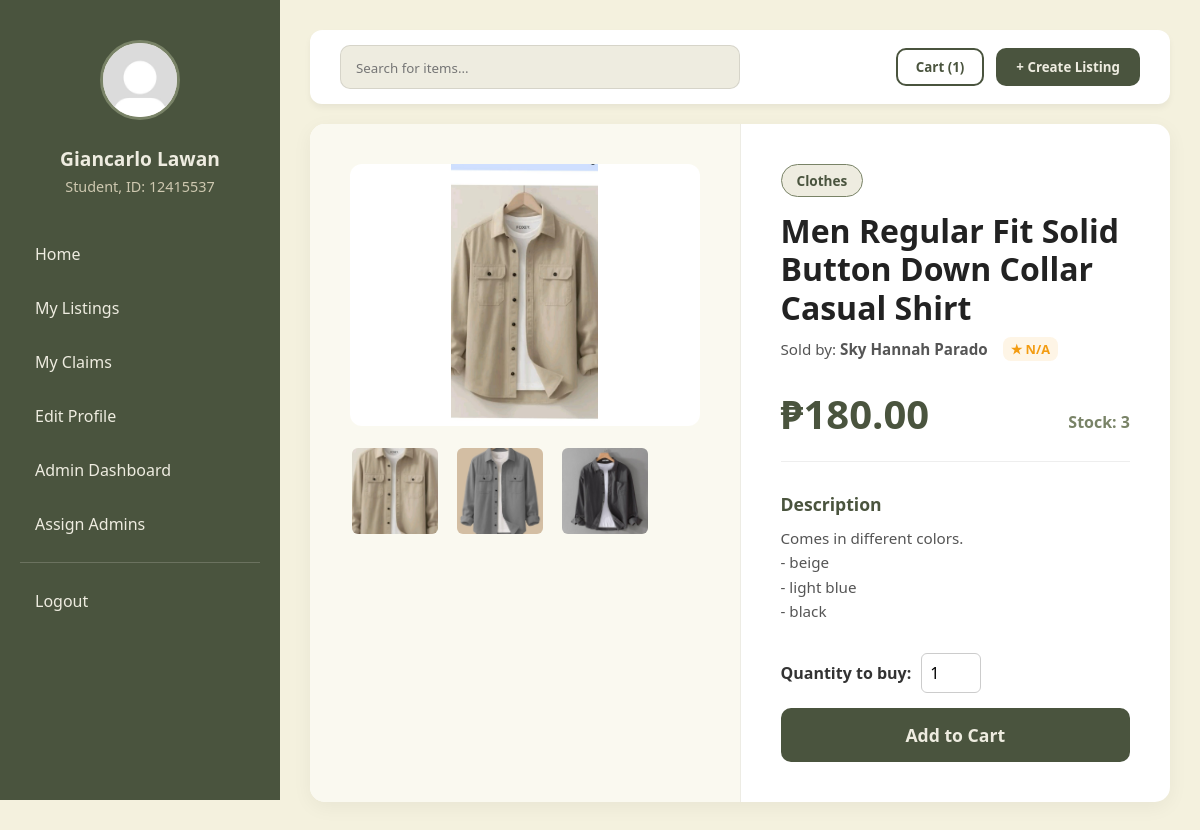
The app's page /viewitem.php?listing_id=2 (signed in) with its own data.
### tables this page shows
CREATE TABLE `listings` (
  `listing_id` int NOT NULL,
  `seller_id` int NOT NULL,
  `product_name` varchar(150) NOT NULL,
  `description` text NOT NULL,
  `price` decimal(10,2) NOT NULL,
  `quantity` int NOT NULL DEFAULT '1',
  `category1_id` int NOT NULL,
  `category2_id` int DEFAULT NULL,
  `category3_id` int DEFAULT NULL,
  `status` enum('Available','Reserved','Sold') DEFAULT 'Available',
  `is_removed` tinyint(1) DEFAULT '0',
  `created_at` timestamp NULL DEFAULT CURRENT_TIMESTAMP,
  `updated_at` timestamp NULL DEFAULT CURRENT_TIMESTAMP ON UPDATE CURRENT_TIMESTAMP
);

### viewitem.php (the view, shortened to what this page needs)
<?php
require 'db.php';
$user_id = $_SESSION['user_id'];
$dlsu_id_number = $_SESSION['dlsu_id_number'];
$first_name = $_SESSION['first_name'];
$last_name = $_SESSION['last_name'];
$full_name = trim($first_name . " " . $last_name);
$role = $_SESSION['role'];
$profile_pic = "profile_pictures/" . $_SESSION['profile_picture'];
$admin_role_id = intval($_SESSION['admin_role_id']);
$listing_id = intval($_GET['listing_id']);
$cart_count_query = "SELECT COUNT(*) AS count
                     FROM cart
                     WHERE buyer_id = ?";
$stmt = $conn->prepare($cart_count_query);
$stmt->bind_param("i", $user_id);
$stmt->execute();
$cart_count_result = $stmt->get_result();
$cart_count = 0;
if ($cart_count_result->num_rows > 0) {
    $count_row = $cart_count_result->fetch_assoc();
    $cart_count = $count_row['count'];
}
$item_query = "SELECT c1.category_name AS cat1, c2.category_name AS cat2, c3.category_name AS cat3,
                      CONCAT(u.first_name, ' ', u.last_name) AS seller_name, IFNULL(ROUND(AVG(r.rating_value), 1), 0) AS avg_rating,
                      l.listing_id, l.seller_id, l.product_name, l.price, l.quantity, l.description, l.status
                FROM listings l
                LEFT JOIN users u ON u.user_id = l.seller_id
                LEFT JOIN ratings r ON r.rated_user_id = u.user_id
                LEFT JOIN categories c1 ON c1.category_id = l.category1_id
                LEFT JOIN categories c2 ON c2.category_id = l.category2_id
                LEFT JOIN categories c3 ON c3.category_id = l.category3_id
                WHERE l.listing_id = ?
                GROUP BY l.listing_id";
$stmt = $conn->prepare($item_query);
$stmt->bind_param("i", $listing_id);
$stmt->execute();
$item_result = $stmt->get_result();
$item = $item_result->fetch_assoc();
$profile_pictures = [];
$image_query = "SELECT image_path
                FROM listing_images
                WHERE listing_id = ?";
$stmt = $conn->prepare($image_query);
$stmt->bind_param("i", $listing_id);
$stmt->execute();
$image_result = $stmt->get_result();
if ($image_result->num_rows > 0) {
    while ($img_row = $image_result->fetch_assoc()) {
        $profile_pictures[] = $img_row['image_path'];
    }
}
$main_image = !empty($profile_pictures) ? $profile_pictures[0] : null;
$categories = [];
if (!empty($item['cat1'])) $categories[] = $item['cat1'];
?>
<!DOCTYPE html>
<html lang="en">
<head>
    <link rel="stylesheet" href="stylesheets/home.css" />
    <link rel="stylesheet" href="stylesheets/viewitem.css" />
</head>
<body>
    <div class="dashboard-container">
        <aside class="sidebar">
            <div class="user-profile-section">
                <img src="<?php echo $profile_pic; ?>" alt="Profile" class="nav-logo">
                <div class="user-info-display">
                    <h2 class="user-name"><?php echo $full_name; ?></h2>
                    <p class="user-id"><?php echo "$role, ID: $dlsu_id_number"; ?></p>
                </div>
            </div>
            <nav class="nav-menu">
                <a href="home.php">Home</a>
                <a href="mylistings.php">My Listings</a>
                <a href="myclaims.php">My Claims</a>
                <a href="editprofile.php">Edit Profile</a>
                <?php if ($admin_role_id === 1 || $admin_role_id === 2): ?>
                    <a href="#">Admin Dashboard</a>
                <?php endif; ?>
                <?php if ($admin_role_id === 1): ?>
                    <a href="#">Assign Admins</a>
                <?php endif; ?>
                <hr class="nav-divider">
                <a href="logout.php" class="logout-link">Logout</a>
            </nav>
        </aside>
        <main class="main-content">
            <header class="top-bar" style="margin-bottom: 20px;">
                <form action="viewitem.php?listing_id=<?php echo $listing_id; ?>" method="POST" class="top-bar-form">
                    <div class="search-wrapper">
                        <input type="text" placeholder="Search for items...">
                    </div>
                    <div class="header-actions">
                        <button type="submit" class="cart-btn" name="action" value="viewcart">Cart (<?php echo $cart_count; ?>)</button>
                        <button type="submit" class="create-listing-btn" name="action" value="createlisting">+ Create Listing</button>
                    </div>
                </form>
            </header>
            <div class="item-container">
                <div class="image-section">
                    <div class="main-image-box">
                        <?php if (!empty($main_image)): ?>
                            <img src="<?php echo $main_image; ?>" alt="Main Product Image" class="main-img" id="mainImage">
                        <?php else: ?>
                            <div class="no-image-large">No Image Available</div>
                        <?php endif; ?>
                    </div>
                    <?php if (!empty($profile_pictures)): ?>
                        <div class="thumbnail-row">
                            <?php foreach ($profile_pictures as $img): ?>
                                <img src="<?php echo $img; ?>" alt="Thumbnail" class="thumbnail" onclick="document.getElementById('mainImage').src=this.src;">
                            <?php endforeach; ?>
                        </div>
                    <?php endif; ?>
                </div>
                <div class="details-section">
                    <div class="category-wrapper">
                        <?php foreach ($categories as $cat): ?>
                            <span class="category-badge"><?php echo $cat; ?></span>
                        <?php endforeach; ?>
                    </div>
                    <h1 class="product-title"><?php echo $item['product_name']; ?></h1>
                    <div class="seller-info">
                        <span>Sold by: <strong><?php echo $item['seller_name']; ?></strong></span>
                        <?php if ($item['avg_rating'] > 0): ?>
                            <span class="seller-rating">★ <?php echo number_format($item['avg_rating'], 1); ?></span>
                        <?php else: ?>
                            <span class="seller-rating">★ N/A</span>
                        <?php endif; ?>
                    </div>
                    <div class="price-box">
                        <h2 class="price">₱<?php echo number_format($item['price'], 2); ?></h2>
                        <span class="stock">Stock: <?php echo intval($item['quantity']); ?></span>
                    </div>
                    <div class="description-box">
                        <h3>Description</h3>
                        <p><?php echo nl2br($item['description']); ?></p>
                    </div>
                    <?php if ($item['seller_id'] == $user_id): ?>
                        <div style="background: #e8e6d9; color: #4a543e; padding: 15px; border-radius: 10px; text-align: center; font-weight: bold; border: 1px dashed #798367;">
                            This is your own listing!
                        </div>
                    <?php else: ?>
                        <form action="cart_action.php" method="POST" class="purchase-form">
                            <div class="qty-input">
                                <label for="buy_qty">Quantity to buy:</label>
                                <input type="number" id="buy_qty" name="buy_qty" min="1" max="<?php echo intval($item['quantity']); ?>" value="1" required>
                            </div>
                            <button type="submit" class="add-cart-btn">Add to Cart</button>
                        </form>
                    <?php endif; ?>
                </div>
            </div>
        </main>
    </div>
</body>
</html>

### stylesheets/home.css (style rules this page uses)
* { box-sizing: border-box; margin: 0; padding: 0; font-family: "Segoe UI", Tahoma, Geneva, Verdana, sans-serif; }
body { background-color: #f4f1de; color: #333; }
.dashboard-container { display: flex; min-height: 100vh; }
.sidebar { width: 280px; background-color: #4a543e; color: #eeece0; padding: 40px 20px; position: fixed; height: 100vh; display: flex; flex-direction: column; }
.user-profile-section { text-align: center; margin-bottom: 35px; }
.nav-logo { width: 80px; height: 80px; border-radius: 50%; border: 3px solid #798367; margin-bottom: 15px; object-fit: cover; background-color: #eeece0; }
.user-name { font-size: 1.2rem; margin: 5px 0; color: #eeece0; }
.user-id { font-size: 0.9rem; color: #cec8b0; font-weight: 400; }
.nav-menu a { color: #eeece0; text-decoration: none; padding: 12px 15px; display: block; border-radius: 8px; margin-bottom: 8px; transition: 0.2s; }
.nav-divider { border: 0; border-top: 1px solid rgba(238, 236, 224, 0.2); margin: 15px 0; }
.main-content { margin-left: 280px; flex: 1; padding: 30px; }
.top-bar { display: flex; justify-content: space-between; align-items: center; padding: 15px 30px; background: #fff; border-radius: 12px; box-shadow: 0 4px 6px rgba(0, 0, 0, 0.05); margin-bottom: 30px; }
.search-wrapper { background: #eeece0; padding: 10px 15px; border-radius: 10px; width: 50%; border: 1px solid rgba(0, 0, 0, 0.1); }
.search-wrapper input { border: none; background: transparent; width: 100%; outline: none; color: #333; }
.header-actions { display: flex; gap: 12px; }
.cart-btn { background: transparent; border: 2px solid #4a543e; color: #4a543e; padding: 8px 18px; border-radius: 10px; font-weight: 600; cursor: pointer; transition: 0.3s; }
.create-listing-btn { background: #4a543e; color: #eeece0; border: none; padding: 10px 20px; border-radius: 10px; font-weight: 600; cursor: pointer; }
.seller-rating { font-size: 0.8rem; font-weight: 700; color: #f39c12; background: rgba(243, 156, 18, 0.1); padding: 3px 8px; border-radius: 8px; white-space: nowrap; }

### stylesheets/viewitem.css (style rules this page uses)
.top-bar-form { display: flex; width: 100%; justify-content: space-between; align-items: center; }
.item-container { background: #fff; border-radius: 15px; box-shadow: 0 5px 20px rgba(0,0,0,0.05); display: flex; overflow: hidden; min-height: calc(100vh - 140px); }
.image-section { flex: 1; max-width: 55%; padding: 40px; background: #faf9f0; border-right: 1px solid rgba(0,0,0,0.05); display: flex; flex-direction: column; }
.main-image-box { width: 100%; height: auto; aspect-ratio: 4 / 3; border-radius: 12px; overflow: hidden; margin-bottom: 20px; background: #cec8b0; }
.main-img { width: 100%; height: 100%; object-fit: contain; background: #fff; }
.thumbnail-row { display: flex; gap: 15px; flex-wrap: wrap; }
.thumbnail { width: 90px; height: 90px; object-fit: cover; border-radius: 8px; cursor: pointer; border: 2px solid transparent; transition: 0.2s; }
.details-section { flex: 1; padding: 40px; display: flex; flex-direction: column; }
.category-wrapper { display: flex; gap: 10px; flex-wrap: wrap; margin-bottom: 15px; }
.category-badge { background: #eeece0; color: #4a543e; padding: 6px 15px; border-radius: 20px; font-size: 0.85rem; font-weight: 700; border: 1px solid #798367; }
.product-title { font-size: 2rem; color: #222; margin-bottom: 10px; line-height: 1.2; }
.seller-info { display: flex; gap: 15px; margin-bottom: 25px; font-size: 0.95rem; color: #555; align-items: center; }
.price-box { display: flex; justify-content: space-between; align-items: flex-end; margin-bottom: 30px; padding-bottom: 20px; border-bottom: 1px solid #eee; }
.price { font-size: 2.5rem; color: #4a543e; }
.stock { font-size: 1rem; color: #798367; font-weight: 600; margin-bottom: 8px; }
.description-box { flex-grow: 1; margin-bottom: 30px; }
.description-box h3 { font-size: 1.1rem; color: #4a543e; margin-bottom: 10px; }
.description-box p { color: #555; line-height: 1.6; font-size: 0.95rem; }
.purchase-form { display: flex; flex-direction: column; gap: 15px; }
.qty-input { display: flex; align-items: center; gap: 10px; font-weight: 600; color: #333; }
.qty-input input { width: 60px; padding: 8px; border: 1px solid #ccc; border-radius: 6px; font-size: 1rem; outline: none; }
.add-cart-btn { background: #4a543e; color: #eeece0; border: none; padding: 15px; font-size: 1.1rem; font-weight: bold; border-radius: 10px; cursor: pointer; transition: 0.3s; }

### records on screen
listings: product_name "Men Regular Fit Solid Button Down Collar Casual Shirt", price "180.00", quantity "3", description "Comes in different colors. - beige - light blue - black"

### other values on screen
$full_name "Giancarlo Lawan"
$role "Student"
$dlsu_id_number "12415537"
$cart_count "1"
$cat "Clothes"
$item['seller_name'] "Sky Hannah Parado"
